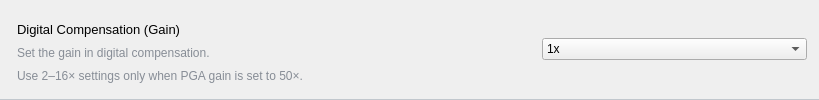
              <widget class="QGroupBox" name="g2_coef">
               <property name="minimumSize">
                <size>
                 <width>0</width>
                 <height>62</height>
                </size>
               </property>
               <property name="styleSheet">
                <string notr="true">QGroupBox {
	border-top:none;
	border-bottom:1px solid #C1C7CD;
}</string>
               </property>
               <property name="flat">
                <bool>true</bool>
               </property>
               <layout class="QHBoxLayout" name="horizontalLayout_16">
                <item>
                 <layout class="QVBoxLayout" name="verticalLayout_18">
                  <property name="spacing">
                   <number>0</number>
                  </property>
                  <property name="leftMargin">
                   <number>5</number>
                  </property>
                  <property name="topMargin">
                   <number>6</number>
                  </property>
                  <item>
                   <widget class="QLabel" name="label_41">
                    <property name="font">
                     <font>
                      <pointsize>10</pointsize>
                     </font>
                    </property>
                    <property name="styleSheet">
                     <string notr="true"/>
                    </property>
                    <property name="text">
                     <string>Digital Compensation (Gain)</string>
                    </property>
                   </widget>
                  </item>
                  <item>
                   <widget class="QLabel" name="label_42">
                    <property name="styleSheet">
                     <string notr="true">color:rgb(135, 141, 150)</string>
                    </property>
                    <property name="text">
                     <string>Set the gain in digital compensation.</string>
                    </property>
                   </widget>
                  </item>
                  <item>
                   <widget class="QLabel" name="label_43">
                    <property name="styleSheet">
                     <string notr="true">color:rgb(135, 141, 150)</string>
                    </property>
                    <property name="text">
                     <string>Use 2–16× settings only when PGA gain is set to 50×.</string>
                    </property>
                   </widget>
                  </item>
                 </layout>
                </item>
                <item>
                 <spacer name="horizontalSpacer_14">
                  <property name="orientation">
                   <enum>Qt::Orientation::Horizontal</enum>
                  </property>
                  <property name="sizeHint" stdset="0">
                   <size>
                    <width>233</width>
                    <height>20</height>
                   </size>
                  </property>
                 </spacer>
                </item>
                <item>
                 <widget class="QComboBox" name="g2_coef_select">
                  <property name="sizePolicy">
                   <sizepolicy hsizetype="Minimum" vsizetype="Fixed">
                    <horstretch>0</horstretch>
                    <verstretch>0</verstretch>
                   </sizepolicy>
                  </property>
                  <property name="minimumSize">
                   <size>
                    <width>265</width>
                    <height>0</height>
                   </size>
                  </property>
                  <item>
                   <property name="text">
                    <string>1x</string>
                   </property>
                  </item>
                  <item>
                   <property name="text">
                    <string>2x</string>
                   </property>
                  </item>
                  <item>
                   <property name="text">
                    <string>4x</string>
                   </property>
                  </item>
                  <item>
                   <property name="text">
                    <string>8x</string>
                   </property>
                  </item>
                  <item>
                   <property name="text">
                    <string>16x</string>
                   </property>
                  </item>
                 </widget>
                </item>
               </layout>
              </widget>
